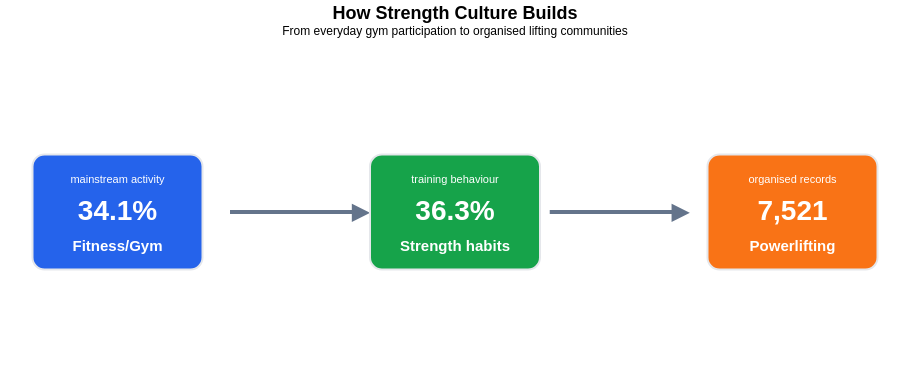

The Vega-Lite source for this figure:
### Vega-Lite specification from a JSON file in a GitHub repository (floating-point values rounded to 4 significant figures)
{"$schema": "https://vega.github.io/schema/vega-lite/v5.json", "description": "Custom flow diagram connecting gym participation, muscle-strengthening activity, and organised powerlifting.", "title": {"text": "How Strength Culture Builds", "subtitle": "From everyday gym participation to organised lifting communities", "anchor": "middle", "fontSize": 18, "subtitleFontSize": 12, "fontWeight": "bold", "offset": 15}, "width": 900, "height": 320, "layer": [{"data": {"values": [{"x": 190, "y": 150, "x2": 300, "y2": 150}, {"x": 460, "y": 150, "x2": 570, "y2": 150}]}, "mark": {"type": "rule", "stroke": "#64748b", "strokeWidth": 4}, "encoding": {"x": {"field": "x", "type": "quantitative", "axis": null, "scale": {"domain": [0, 760]}}, "x2": {"field": "x2"}, "y": {"field": "y", "type": "quantitative", "axis": null, "scale": {"domain": [0, 300]}}}}, {"data": {"values": [{"x": 300, "y": 150, "text": "▶"}, {"x": 570, "y": 150, "text": "▶"}]}, "mark": {"type": "text", "fontSize": 22, "fontWeight": "bold", "color": "#64748b"}, "encoding": {"x": {"field": "x", "type": "quantitative", "axis": null, "scale": {"domain": [0, 760]}}, "y": {"field": "y", "type": "quantitative", "axis": null, "scale": {"domain": [0, 300]}}, "text": {"field": "text"}}}, {"data": {"values": [{"x": 95, "y": 150, "stage": "Fitness/Gym", "value": "34.1%", "note": "Adults participating"}, {"x": 380, "y": 150, "stage": "Strength habits", "value": "36.3%", "note": "Gym workout leads"}, {"x": 665, "y": 150, "stage": "Powerlifting", "value": "7,521", "note": "2024 record peak"}]}, "mark": {"type": "rect", "width": 170, "height": 115, "cornerRadius": 12, "stroke": "#e5e7eb", "strokeWidth": 2}, "encoding": {"x": {"field": "x", "type": "quantitative", "axis": null, "scale": {"domain": [0, 760]}}, "y": {"field": "y", "type": "quantitative", "axis": null, "scale": {"domain": [0, 300]}}, "color": {"field": "stage", "type": "nominal", "scale": {"domain": ["Fitness/Gym", "Strength habits", "Powerlifting"], "range": ["#2563eb", "#16a34a", "#f97316"]}, "legend": null}, "tooltip": [{"field": "stage", "type": "nominal", "title": "Stage"}, {"field": "value", "type": "nominal", "title": "Key value"}, {"field": "note", "type": "nominal", "title": "Meaning"}]}}, {"data": {"values": [{"x": 95, "y": 118, "text": "Fitness/Gym"}, {"x": 380, "y": 118, "text": "Strength habits"}, {"x": 665, "y": 118, "text": "Powerlifting"}]}, "mark": {"type": "text", "fontSize": 15, "fontWeight": "bold", "color": "white"}, "encoding": {"x": {"field": "x", "type": "quantitative", "axis": null, "scale": {"domain": [0, 760]}}, "y": {"field": "y", "type": "quantitative", "axis": null, "scale": {"domain": [0, 300]}}, "text": {"field": "text"}}}, {"data": {"values": [{"x": 95, "y": 150, "text": "34.1%"}, {"x": 380, "y": 150, "text": "36.3%"}, {"x": 665, "y": 150, "text": "7,521"}]}, "mark": {"type": "text", "fontSize": 28, "fontWeight": "bold", "color": "white"}, "encoding": {"x": {"field": "x", "type": "quantitative", "axis": null, "scale": {"domain": [0, 760]}}, "y": {"field": "y", "type": "quantitative", "axis": null, "scale": {"domain": [0, 300]}}, "text": {"field": "text"}}}, {"data": {"values": [{"x": 95, "y": 180, "text": "mainstream activity"}, {"x": 380, "y": 180, "text": "training behaviour"}, {"x": 665, "y": 180, "text": "organised records"}]}, "mark": {"type": "text", "fontSize": 11, "color": "white"}, "encoding": {"x": {"field": "x", "type": "quantitative", "axis": null, "scale": {"domain": [0, 760]}}, "y": {"field": "y", "type": "quantitative", "axis": null, "scale": {"domain": [0, 300]}}, "text": {"field": "text"}}}], "config": {"view": {"stroke": null}}}
